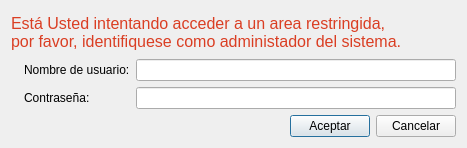
<?xml version="1.0" encoding="UTF-8"?>
<ui version="4.0">
 <class>AreaRestringida_form</class>
 <widget class="QDialog" name="AreaRestringida_form">
  <property name="geometry">
   <rect>
    <x>0</x>
    <y>0</y>
    <width>467</width>
    <height>148</height>
   </rect>
  </property>
  <property name="sizePolicy">
   <sizepolicy hsizetype="Fixed" vsizetype="Fixed">
    <horstretch>0</horstretch>
    <verstretch>0</verstretch>
   </sizepolicy>
  </property>
  <property name="maximumSize">
   <size>
    <width>467</width>
    <height>148</height>
   </size>
  </property>
  <property name="windowTitle">
   <string>Area restringida</string>
  </property>
  <layout class="QGridLayout" name="gridLayout">
   <item row="0" column="0" colspan="2">
    <widget class="QLabel" name="label_3">
     <property name="font">
      <font>
       <pointsize>12</pointsize>
      </font>
     </property>
     <property name="styleSheet">
      <string notr="true">
color:rgb(218, 62, 35)</string>
     </property>
     <property name="text">
      <string>Está Usted intentando acceder a un area restringida,
por favor, identifiquese como administador del sistema.</string>
     </property>
    </widget>
   </item>
   <item row="1" column="0">
    <widget class="QLabel" name="icon_place">
     <property name="text">
      <string/>
     </property>
     <property name="pixmap">
      <pixmap resource="../maya.qrc">:/Icons/PNG/proveedores.png</pixmap>
     </property>
     <property name="scaledContents">
      <bool>false</bool>
     </property>
    </widget>
   </item>
   <item row="1" column="1">
    <layout class="QFormLayout" name="formLayout">
     <item row="0" column="0">
      <widget class="QLabel" name="label">
       <property name="text">
        <string>Nombre de usuario:</string>
       </property>
      </widget>
     </item>
     <item row="0" column="1">
      <widget class="QLineEdit" name="lineUsuario"/>
     </item>
     <item row="1" column="0">
      <widget class="QLabel" name="label_2">
       <property name="text">
        <string>Contraseña:</string>
       </property>
      </widget>
     </item>
     <item row="1" column="1">
      <widget class="QLineEdit" name="linePassword">
       <property name="echoMode">
        <enum>QLineEdit::Password</enum>
       </property>
      </widget>
     </item>
    </layout>
   </item>
   <item row="2" column="1">
    <layout class="QHBoxLayout" name="horizontalLayout">
     <item>
      <spacer name="horizontalSpacer">
       <property name="orientation">
        <enum>Qt::Horizontal</enum>
       </property>
       <property name="sizeHint" stdset="0">
        <size>
         <width>40</width>
         <height>20</height>
        </size>
       </property>
      </spacer>
     </item>
     <item>
      <widget class="QPushButton" name="btn_aceptar">
       <property name="text">
        <string>Aceptar</string>
       </property>
       <property name="icon">
        <iconset resource="../maya.qrc">
         <normaloff>:/Icons/PNG/OK.png</normaloff>:/Icons/PNG/OK.png</iconset>
       </property>
      </widget>
     </item>
     <item>
      <widget class="QPushButton" name="btn_cancelar">
       <property name="text">
        <string>Cancelar</string>
       </property>
       <property name="icon">
        <iconset resource="../maya.qrc">
         <normaloff>:/Icons/PNG/Delete.png</normaloff>:/Icons/PNG/Delete.png</iconset>
       </property>
      </widget>
     </item>
    </layout>
   </item>
  </layout>
 </widget>
 <resources>
  <include location="../maya.qrc"/>
 </resources>
 <connections/>
</ui>
